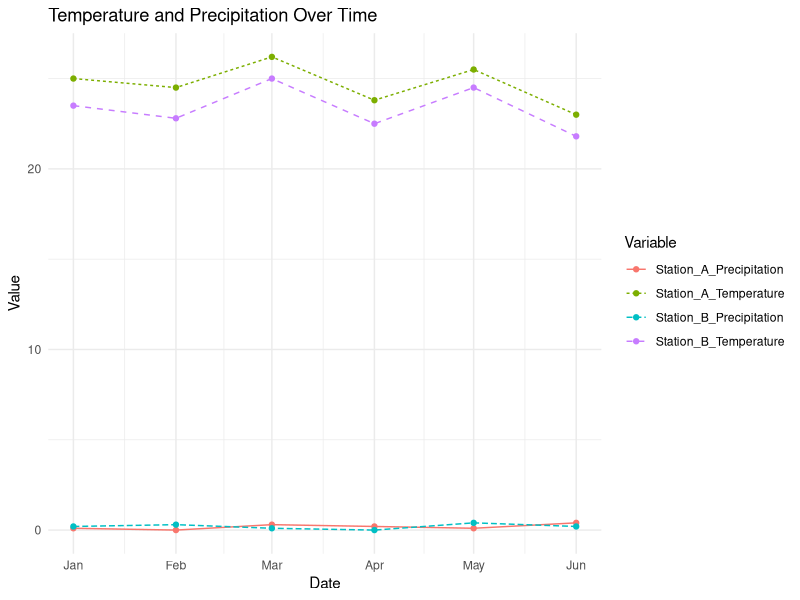

Here is the R script that generated this plot:
library(ggplot2)

# Create a dataframe with the provided data
data <- data.frame(
  Date = as.Date(c("01/01/2024", "02/01/2024", "03/01/2024", "04/01/2024", "05/01/2024", "06/01/2024"), format="%m/%d/%Y"),
  Station_A_Temperature = c(25.0, 24.5, 26.2, 23.8, 25.5, 23.0),
  Station_A_Precipitation = c(0.1, 0.0, 0.3, 0.2, 0.1, 0.4),
  Station_B_Temperature = c(23.5, 22.8, 25.0, 22.5, 24.5, 21.8),
  Station_B_Precipitation = c(0.2, 0.3, 0.1, 0.0, 0.4, 0.2)
)

# Reshape the data for plotting
data_long <- tidyr::gather(data, key = "Variable", value = "Value", -Date)

# Create a time series plot
ggplot(data_long, aes(x = Date, y = Value, color = Variable, linetype = Variable)) +
  geom_line() +
  geom_point() +
  labs(title = "Temperature and Precipitation Over Time",
       x = "Date",
       y = "Value",
       color = "Variable",
       linetype = "Variable") +
  theme_minimal()